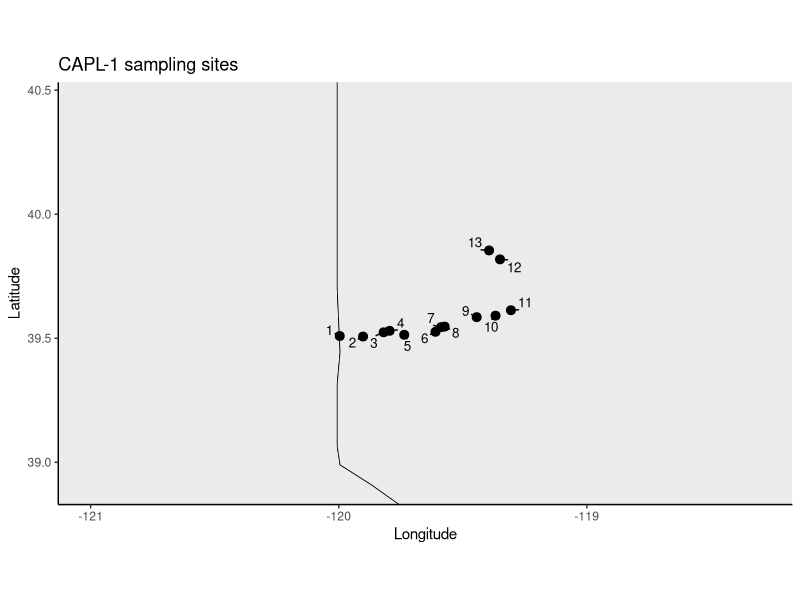
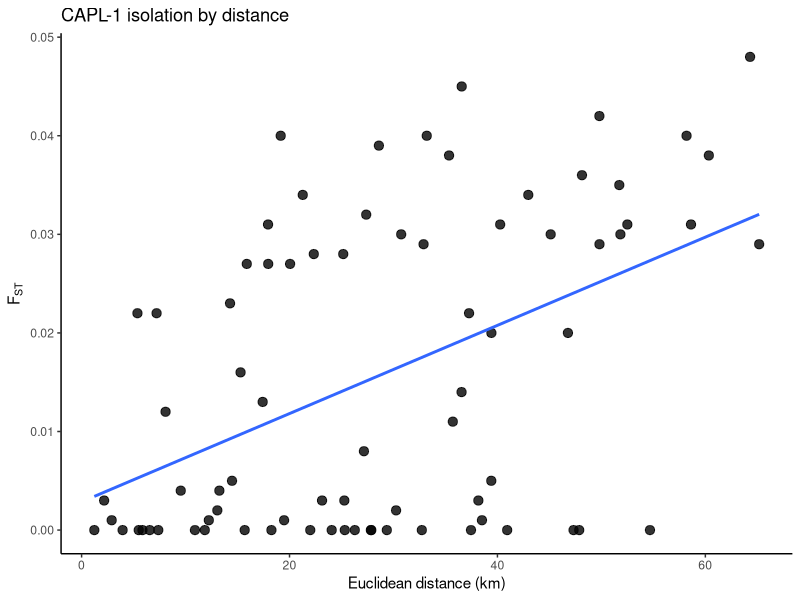

These charts were generated, in order, by the following R code: (Note: this script raises an error after producing the figures.)
# -----------------------------
# CAPL-1 Mountain sucker
# Truckee River, 2008
# pairwise FST matrix + site coordinates + map + IBD plot
# -----------------------------

library(ggplot2)
library(ggrepel)
library(geosphere)
library(maps)

# ------------------------------
# paths
# ------------------------------
save_dir <- "/Users/johnmccall/Library/CloudStorage/OneDrive-TheOhioStateUniversity/Spring_2026/Landgen_DGS/DGS-Patterns-of-Fish-Diversity/DGS-Patterns-of-Fish-Diversity/Objective 2/Data/CAPL-1"

# -----------------------------
# 0) site coordinates
# Table 1 in Peacock et al. 2016
# site numbering matches FST matrix order below
# -----------------------------
CAPL_1_coords <- data.frame(
  site = as.character(1:13),
  site_name = c(
    "VerdiC", "VerdiB", "RenoC", "RenoB", "RenoA",
    "McRC", "McRB", "McRA",
    "WadsA", "WadsB", "WadsC",
    "NixonB", "NixonC"
  ),
  lat = c(
    39.509, 39.507, 39.524, 39.530, 39.514,
    39.526, 39.545, 39.547,
    39.585, 39.591, 39.613,
    39.818, 39.854
  ),
  lon = c(
    -119.996, -119.902, -119.819, -119.795, -119.736,
    -119.610, -119.587, -119.573,
    -119.444, -119.368, -119.306,
    -119.350, -119.394
  ),
  stringsAsFactors = FALSE
)

# -----------------------------
# 1) map of sampling locations
# Plot US + Canada, zoom to point extent
# Do not save plot
# -----------------------------
usa <- map_data("state")
can <- map_data("world", region = "Canada")

xpad <- 1.0
ypad <- 0.6

xlim_map <- c(min(CAPL_1_coords$lon) - xpad, max(CAPL_1_coords$lon) + xpad)
ylim_map <- c(min(CAPL_1_coords$lat) - ypad, max(CAPL_1_coords$lat) + ypad)

ggplot() +
  geom_polygon(data = usa, aes(x = long, y = lat, group = group),
               fill = "grey92", color = "black", linewidth = 0.25) +
  geom_polygon(data = can, aes(x = long, y = lat, group = group),
               fill = "grey86", color = "black", linewidth = 0.25) +
  geom_point(data = CAPL_1_coords, aes(x = lon, y = lat), size = 2.7) +
  ggrepel::geom_text_repel(
    data = CAPL_1_coords,
    aes(x = lon, y = lat, label = site),
    size = 3.4,
    seed = 1,
    min.segment.length = 0
  ) +
  coord_fixed(xlim = xlim_map, ylim = ylim_map) +
  theme_classic() +
  labs(x = "Longitude", y = "Latitude", title = "CAPL-1 sampling sites")

# -----------------------------
# 2) geographic distance matrix
# straight-line distance in km
# -----------------------------
geo_dist_km <- geosphere::distm(
  as.matrix(CAPL_1_coords[, c("lon", "lat")]),
  fun = geosphere::distHaversine
) / 1000

rownames(geo_dist_km) <- CAPL_1_coords$site
colnames(geo_dist_km) <- CAPL_1_coords$site

# -----------------------------
# 3) helper function
# -----------------------------
fill_sym_from_lower <- function(pops, vals, diag_val = 0) {
  n <- length(pops)
  stopifnot(length(vals) == n * (n - 1) / 2)

  mat <- matrix(0, nrow = n, ncol = n, dimnames = list(pops, pops))

  k <- 1
  for (i in 2:n) {
    for (j in 1:(i - 1)) {
      mat[i, j] <- vals[k]
      mat[j, i] <- vals[k]
      k <- k + 1
    }
  }

  diag(mat) <- diag_val
  mat
}

# -----------------------------
# 4) pairwise FST matrix
# S5 Table (A): Mountain sucker, 2008
# lower triangle, row-wise order
# -----------------------------
fst_vals <- c(
  # 2
  0.012,

  # 3
  0.016, -0.002,

  # 4
  0.013, 0.004, 0.003,

  # 5
  0.028, 0.023, 0.022, 0.022,

  # 6
  0.040, 0.028, 0.027, 0.027, -0.003,

  # 7
  0.038, 0.032, 0.027, 0.031, 0.004, 0.001,

  # 8
  0.045, 0.039, 0.034, 0.040, 0.005, -0.004, -0.001,

  # 9
  0.036, 0.031, 0.029, 0.030, -0.003, -0.001, 0.002, -0.003,

  # 10
  0.000, 0.020, 0.020, 0.022, -0.005, -0.007, 0.001, -0.003, -0.001,

  # 11
  0.038, 0.031, 0.030, 0.034, 0.001, -0.003, 0.003, -0.003, 0.001, -0.006,

  # 12
  0.029, 0.031, 0.030, 0.029, -0.001, 0.005, 0.014, 0.011, 0.008, -0.001, 0.003,

  # 13
  0.048, 0.040, 0.035, 0.042, -0.001, -0.004, 0.003, -0.006, 0.002, -0.020, -0.006, -0.035
)

CAPL_1_fst <- fill_sym_from_lower(
  pops = CAPL_1_coords$site,
  vals = fst_vals,
  diag_val = 0
)

CAPL_1_fst[CAPL_1_fst < 0] <- 0

# -----------------------------
# 5) pairwise dataframe for IBD plot
# -----------------------------
ibd_df <- data.frame(
  site1   = rownames(CAPL_1_fst)[row(CAPL_1_fst)[upper.tri(CAPL_1_fst)]],
  site2   = colnames(CAPL_1_fst)[col(CAPL_1_fst)[upper.tri(CAPL_1_fst)]],
  fst     = CAPL_1_fst[upper.tri(CAPL_1_fst)],
  dist_km = geo_dist_km[upper.tri(geo_dist_km)],
  stringsAsFactors = FALSE
)

# -----------------------------
# 6) IBD plot
# -----------------------------
ggplot(ibd_df, aes(x = dist_km, y = fst)) +
  geom_point(size = 2.8, alpha = 0.8) +
  geom_smooth(method = "lm", se = FALSE) +
  theme_classic() +
  labs(
    x = "Euclidean distance (km)",
    y = expression(F[ST]),
    title = "CAPL-1 isolation by distance"
  )

# -----------------------------
# 7) quick checks
# -----------------------------
stopifnot(identical(rownames(CAPL_1_fst), CAPL_1_coords$site))
stopifnot(identical(colnames(CAPL_1_fst), CAPL_1_coords$site))
stopifnot(isTRUE(all.equal(CAPL_1_fst, t(CAPL_1_fst))))
stopifnot(length(fst_vals) == nrow(CAPL_1_coords) * (nrow(CAPL_1_coords) - 1) / 2)

# -----------------------------
# 8) save RData
# -----------------------------
out_dir <- file.path(save_dir, "data")
if (!dir.exists(out_dir)) {
  dir.create(out_dir, recursive = TRUE)
}

CAPL_1_coords <- CAPL_1_coords[, c("site", "lat", "lon")]

save(
  CAPL_1_fst,
  CAPL_1_coords,
  file = file.path(out_dir, "CAPL-1.RData")
)
